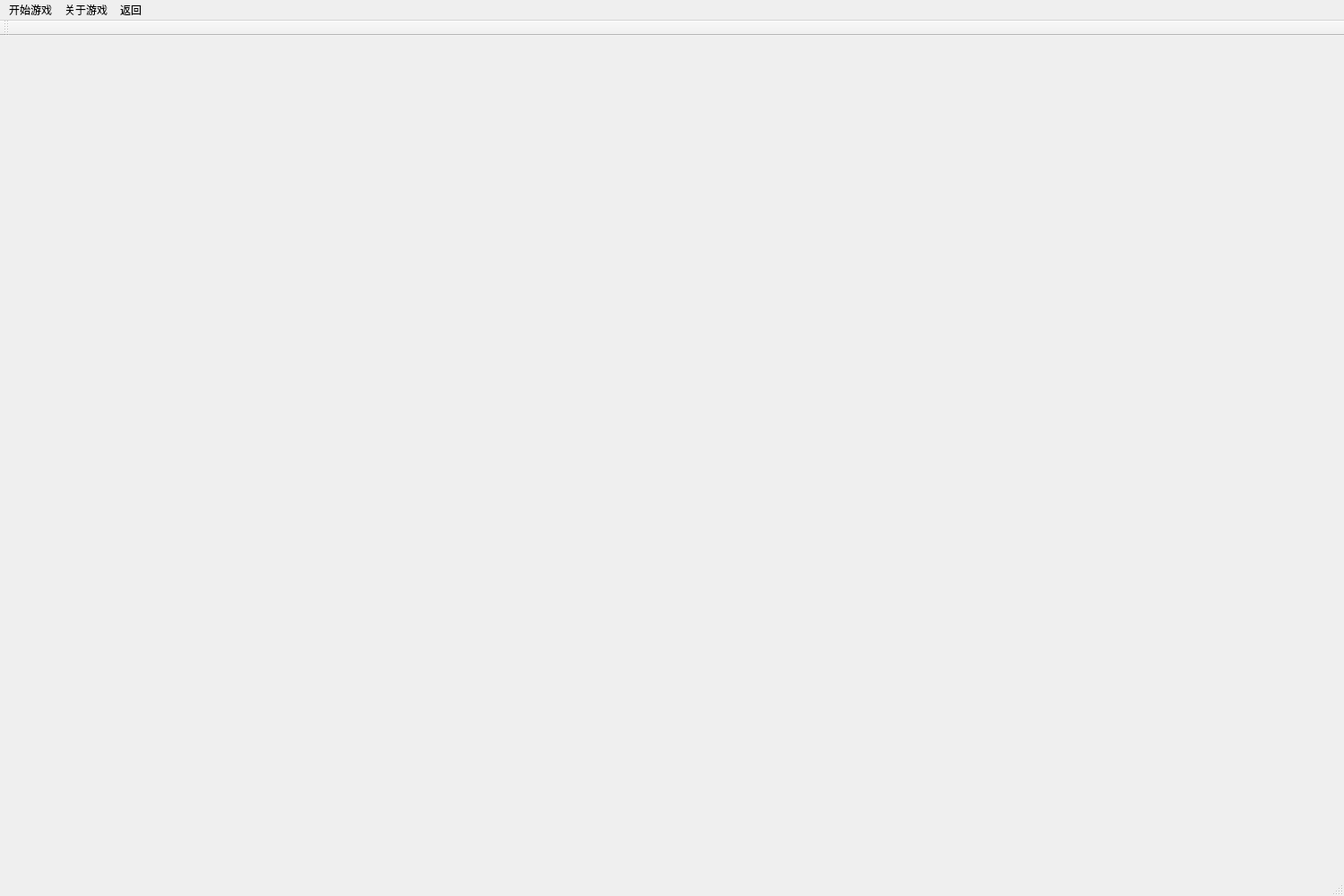
<?xml version="1.0" encoding="UTF-8"?>
<ui version="4.0">
 <class>MainWindow</class>
 <widget class="QMainWindow" name="MainWindow">
  <property name="geometry">
   <rect>
    <x>0</x>
    <y>0</y>
    <width>1500</width>
    <height>1000</height>
   </rect>
  </property>
  <property name="minimumSize">
   <size>
    <width>1500</width>
    <height>1000</height>
   </size>
  </property>
  <property name="maximumSize">
   <size>
    <width>1500</width>
    <height>1000</height>
   </size>
  </property>
  <property name="windowTitle">
   <string>MainWindow</string>
  </property>
  <widget class="QWidget" name="centralWidget">
   <layout class="QGridLayout" name="gridLayout"/>
  </widget>
  <widget class="QMenuBar" name="menuBar">
   <property name="geometry">
    <rect>
     <x>0</x>
     <y>0</y>
     <width>1500</width>
     <height>23</height>
    </rect>
   </property>
   <widget class="QMenu" name="menu">
    <property name="title">
     <string>开始游戏</string>
    </property>
    <addaction name="separator"/>
    <addaction name="action_2"/>
    <addaction name="action_3"/>
   </widget>
   <widget class="QMenu" name="menu_2">
    <property name="title">
     <string>关于游戏</string>
    </property>
    <addaction name="action_4"/>
   </widget>
   <widget class="QMenu" name="menu_3">
    <property name="title">
     <string>返回</string>
    </property>
   </widget>
   <addaction name="menu"/>
   <addaction name="menu_2"/>
   <addaction name="menu_3"/>
  </widget>
  <widget class="QToolBar" name="mainToolBar">
   <attribute name="toolBarArea">
    <enum>TopToolBarArea</enum>
   </attribute>
   <attribute name="toolBarBreak">
    <bool>false</bool>
   </attribute>
  </widget>
  <widget class="QStatusBar" name="statusBar"/>
  <action name="action_2">
   <property name="text">
    <string>人人对战</string>
   </property>
  </action>
  <action name="action_3">
   <property name="text">
    <string>人机对战</string>
   </property>
  </action>
  <action name="action_4">
   <property name="text">
    <string>游戏说明</string>
   </property>
  </action>
 </widget>
 <layoutdefault spacing="6" margin="11"/>
 <resources/>
 <connections/>
</ui>
